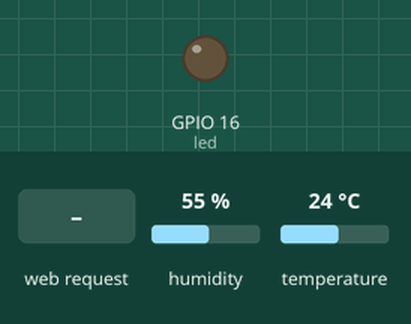
This sketch was run on a simulated ESP8266 (NodeMCU). On the bench: output pins drawn as LEDs (lit = HIGH). Inputs (shaded band) come from the test bench; at power-on: humidity 55 %, temperature 24 °C. WiFi joins after 1.5 s; servers stay silent unless stated; what the sketch prints to the serial monitor is not drawn.

Above: at 2.7 s.
2.8 s: HTTP request GET /off received
At 6.8 s:
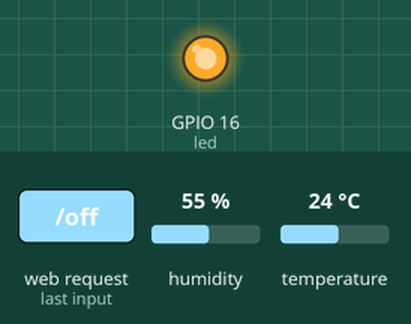
7.8 s: HTTP request GET /on received
At 10.2 s:
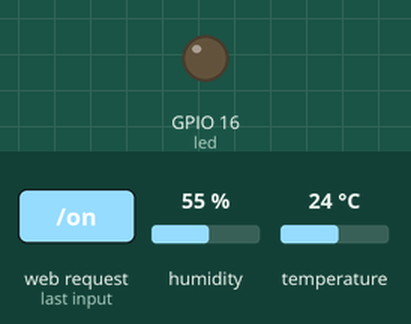
Timing chart, 0 to 11.7 s (numbered marks = the images above; inputs shaded):
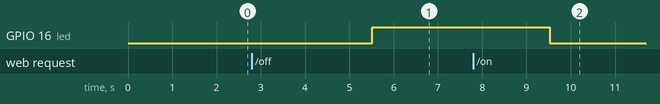

The sketch:

esp8266.ino
```cpp
#include <DHTesp.h>
#define DHTTYPE DHT11

#include <ESP8266WiFi.h>
#include <ESP8266WebServer.h>
DHTesp  dht;

#define DHT11_PIN 2
const char* ssid = "xxxxxx";           // Identifiant WiFi
const char* password = "xxxxxxxxx";// Mot de passe WiFi
ESP8266WebServer server(80);         // On instancie un serveur qui ecoute sur le port 80

int led =16;

void setup() {
  Serial.begin(115200);
  Serial.print(ssid);
  WiFi.begin(ssid, password);
  Serial.println("");
   dht.setup(14, DHTesp::DHT11); // Connect DHT sensor to GPIO 0

  // on attend d'etre connecte au WiFi avant de continuer
  while (WiFi.status() != WL_CONNECTED) {
    delay(500);
    Serial.print(".");
  }
  // on affiche l'adresse IP attribuee pour le serveur DSN
  Serial.println("");
  Serial.print("IP address: ");
  Serial.println(WiFi.localIP());

  // on definit les points d'entree (les URL a saisir dans le navigateur web) et on affiche un simple texte
  server.on("/", [](){
    server.send(200, "text/plain", "Page d'accueil");
  });
  server.on("/on", [](){
    onLed();
    server.send(200, "text/plain", "on");
  });
  server.on("/off", [](){
    offLed();
    server.send(200, "text/plain", "Off");
  });
  // on demarre le serveur web
  server.begin();
  pinMode(led, OUTPUT);     // Initialise la broche "led" comme une sortie - Initialize the "LED" pin as an output
}

// Cette boucle s'exécute à l'infini - the loop function runs over and over again forever
void loop() {
  // a chaque iteration, la fonction handleClient traite les requetes
  server.handleClient();
    delay(2000);

  float humidity = dht.getHumidity();
  float temperature = dht.getTemperature();

  Serial.print(dht.getStatusString());
  Serial.print("\t");
  Serial.print(humidity, 1);
  Serial.print("\t\t");
  Serial.print(temperature, 1);
  Serial.print("\t\t");
  Serial.print(dht.toFahrenheit(temperature), 1);
  Serial.print("\t\t");
  Serial.print(dht.computeHeatIndex(temperature, humidity, false), 1);
  Serial.print("\t\t");
  Serial.println(dht.computeHeatIndex(dht.toFahrenheit(temperature), humidity, true), 1);
  delay(2000);
}

void onLed() {
  digitalWrite(led, LOW);
}
void offLed() {
  digitalWrite(led, HIGH);
}
```

Measured:
- after the input at 2.8 s, GPIO 16 (led): LOW → HIGH after 2.7 s
- after the input at 7.8 s, GPIO 16 (led): HIGH → LOW after 1.7 s
